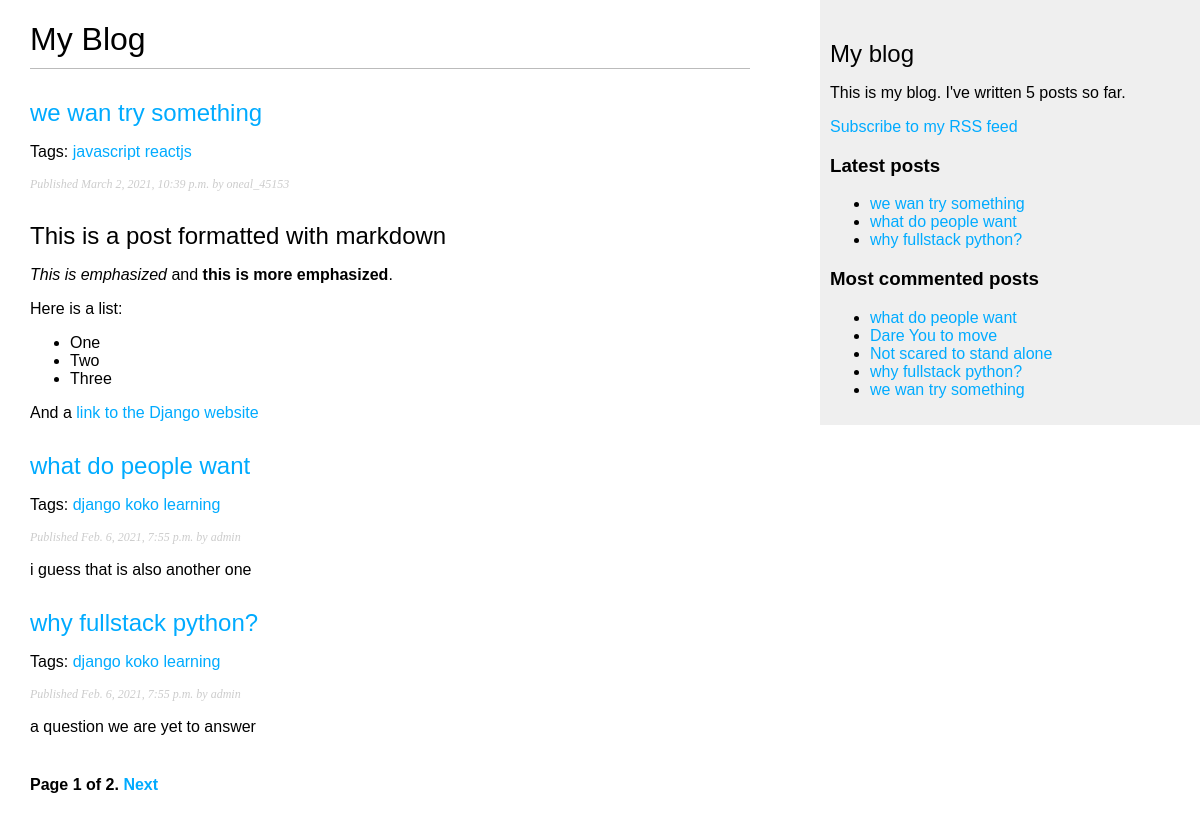
Screenshot of /blog/ with the database file from the repository.
### blog/models.py (models this page shows, shortened)
class Post(models.Model):
    STATUS_CHOICES = (
        ('draft', 'Draft'),
        ('published', 'Published'),
    )
    title = models.CharField(max_length=250)
    slug = models.SlugField(max_length=250,
                            unique_for_date='publish')
    author = models.ForeignKey(User,
                               on_delete=models.CASCADE,
                               related_name='blog_posts')
    body = models.TextField()
    publish = models.DateTimeField(default=timezone.now)
    created = models.DateTimeField(auto_now_add=True)
    updated = models.DateTimeField(auto_now=True)
    status = models.CharField(max_length=10,
                              choices=STATUS_CHOICES,
                              default='draft')
    objects = models.Manager()  # The default manager.
    published = PublishedManager()  # Our custom manager.
    tags = TaggableManager()
    class Meta:
        ordering = ('-publish',)
    def get_absolute_url(self):
        return reverse("blog:post_detail", args=[self.publish.year,
                                                 self.publish.month,
                                                 self.publish.day, self.slug])

### blog/views.py (the view)
# urls.py: path('', views.post_list, name='post_list'),
def post_list(request, tag_slug=None):
    object_list = Post.published.all()
    tag = None
    if tag_slug:
        tag = get_object_or_404(Tag, slug=tag_slug)
        object_list = object_list.filter(tags__in=[tag])
    paginator = Paginator(object_list, 3)  # 3 posts in each page
    page = request.GET.get('page')
    try:
        posts = paginator.page(page)
    except PageNotAnInteger:
        posts = paginator.page(1)
    except EmptyPage:
        posts = paginator.page(paginator.num_pages)
    return render(request,
                  'blog/post/list.html',
                  {'page': page,
                   'posts': posts,
                   'tag': tag})

### blog/models.py (called while the page is built)
    def get_queryset(self):
        return super(PublishedManager,
                     self).get_queryset()\
            .filter(status='published')

### blog/templatetags/blog_tags.py (called while the page is built)
@register.simple_tag
def total_posts():
    return Post.published.count()

@register.inclusion_tag('blog/post/latest_posts.html')
def show_latest_posts(count=5):
    latest_posts = Post.published.order_by('-publish')[:count]
    return {'latest_posts': latest_posts}

@register.simple_tag
def get_most_commented_posts(count=5):
    return Post.published.annotate(
        total_comments=Count('comments')
    ).order_by('-total_comments')[:count]

@register.filter(name='markdown')
def markdown_format(text):
    return mark_safe(markdown.markdown(text))

### blog/templates/blog/post/list.html (shortened to what this page needs)
{% extends "blog/base.html" %}
{% load blog_tags %}
{% block content %}
  <h1>My Blog</h1>
  {% for post in posts %}
    <h2>
      <a href="{{ post.get_absolute_url }}">
        {{ post.title }}
      </a>
    </h2>
    <p class="tags">
      Tags:
      {% for tag in post.tags.all%}
        <a href="{% url "blog:post_list_by_tag" tag.slug %}">
          {{tag.name}}
        </a>
      {% endfor %}
    </p>
    <p class="date">
      Published {{ post.publish }} by {{ post.author }}
    </p>
    {{ post.body|markdown|truncatewords_html:30 }}
  {% endfor %}
  {% include "pagination.html" with page=posts %}
{% endblock %}

### blog/templates/blog/base.html (shortened to what this page needs)
{% load blog_tags %}
{% load static %}
<!DOCTYPE html>
<html>
<head>
  <link href="{% static "css/blog.css" %}" rel="stylesheet">
</head>
<body>
  <div id="content">
    {% block content %}
    {% endblock %}
  </div>
  <div id="sidebar">
    <h2>My blog</h2>
    <p>This is my blog. I've written {% total_posts %} posts so far.</p>
    <p>
      <a href="{% url "blog:post_feed" %}">Subscribe to my RSS feed</a>
    </p>
    <h3>Latest posts</h3>
    {% show_latest_posts 3 %}
    <h3>Most commented posts</h3>
    {% get_most_commented_posts as most_commented_posts %}
    <ul>
      {% for post in most_commented_posts %}
        <li>
          <a href="{{ post.get_absolute_url }}">{{ post.title }}</a>
        </li>
      {% endfor %}
    </ul>
  </div>
</body>
</html>

### blog/templates/blog/post/latest_posts.html
<ul>
  {% for post in latest_posts %}
    <li>
      <a href="{{ post.get_absolute_url }}">{{ post.title }}</a>
    </li>
  {% endfor %}
</ul>

### blog/static/css/blog.css (style rules this page uses)
body { margin: 0; padding: 0; font-family: helvetica, sans-serif; }
a { color: #00abff; text-decoration: none; }
h1 { font-weight: normal; border-bottom: 1px solid #bbb; padding: 0 0 10px 0; }
h2 { font-weight: normal; margin: 30px 0 0; }
#content { float: left; width: 60%; padding: 0 0 0 30px; }
#sidebar { float: right; width: 30%; padding: 10px; background: #efefef; height: 100%; }
p.date { color: #ccc; font-family: georgia, serif; font-size: 12px; font-style: italic; }

### rows the page displays
Post: title "we wan try something", publish "March 2, 2021, 10:39 p.m.", author "oneal_45153", body "This is a post formatted with markdown This is emphasized and this is more emphasized . Here is a list: One Two Three And a link to the Django website"
Tag: name "javascript"
Tag: name "reactjs"
Post: title "what do people want", publish "Feb. 6, 2021, 7:55 p.m.", author "admin", body "i guess that is also another one"
Tag: name "django"
Tag: name "koko"
Tag: name "learning"
Post: title "why fullstack python?", publish "Feb. 6, 2021, 7:55 p.m.", author "admin", body "a question we are yet to answer"
Post: title "Dare You to move"
Post: title "Not scared to stand alone"

### other values shown
{{ page.number }} "1"
{{ page.paginator.num_pages }} "2"
